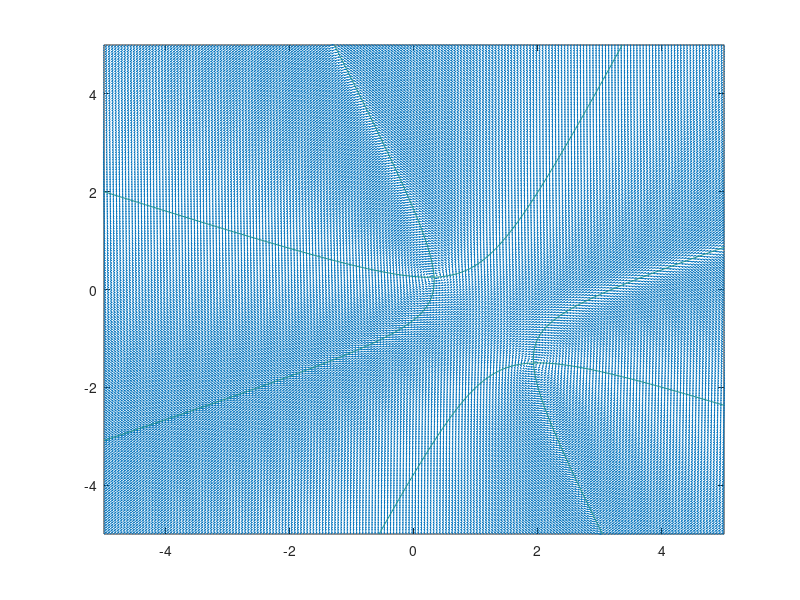

Write MATLAB code to recreate this figure. (Note: this script raises an error after producing the figure.)

close all;
 % no domain is given, so I will use [-5,5] x [-5,5] 
%    with 50 subintervals in each direction
xdom = linspace(-5,5,200);
ydom = linspace(-5,5,200);

[X,Y] = meshgrid(xdom,ydom); % generate mesh of domain

% a
% dX = X.^2 - Y.^2 - 1; 
% dY = 2*X.*Y;   

% b
% dX = X.^2 - Y.^2 + 1; 
% dY = 2*X.*Y;  

% c
% dX = X.^2 - Y.^2 ;
% dY = 2*X.*Y - 2;   

% d
dX = X.^2 +2*X.*Y -X-Y.^2-7/2*Y+1; 
dY = -X.^2+2*X.*Y+7/2*X+Y.^2-Y-1;   

dX = dX./sqrt(dX.^2+dY.^2);
dY = dY./sqrt(dX.^2+dY.^2);

quiver(X,Y,dX,dY) 
hold on
[m, c1] = contour(X, Y, dX, [0 0])
[m, c2] = contour(X, Y, dY, [0 0])

c1.LineWidth = 1; c1.LineColor = 'r';
c2.LineWidth = 1; c2.LineColor = 'r';








% %%%%%%%%%%%%%%%%%%%%%%%%%%%%%%%%%%%%%%%%%%%%
% f = @(t,Y) [Y(2); -sin(Y(1))];
% 
% y1 = linspace(-2,8,20);
% y2 = linspace(-2,2,20);
% 
% % creates two matrices one for all the x-values on the grid, and one for
% % all the y-values on the grid. Note that x and y are matrices of the same
% % size and shape, in this case 20 rows and 20 columns
% [x,y] = meshgrid(y1,y2);
% size(x)
% size(y)
% 
% u = zeros(size(x));
% v = zeros(size(x));
% 
% % we can use a single loop over each element to compute the derivatives at
% % each point (y1, y2)
% t=0; % we want the derivatives at each point at t=0, i.e. the starting time
% for i = 1:numel(x)
%     Yprime = f(t,[x(i); y(i)]);
%     u(i) = Yprime(1);
%     v(i) = Yprime(2);
% end
% 
% quiver(x,y,u,v,'r'); figure(gcf)
% xlabel('y_1')
% ylabel('y_2')
% axis tight equal;

%%%%%%%%%%%%%%%%%%%%%%%%%%%%%%%%%%%%%%%%%%%%%%%%%%%%
